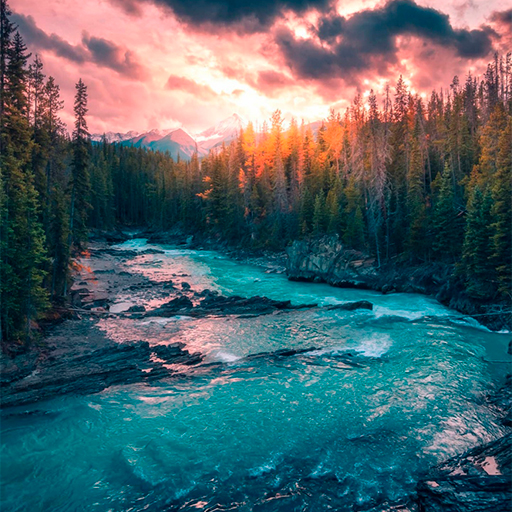
#> input picture HT6/c2.jpg, 512 x 512 px
$ jupyter execute HT6.ipynb
#> lines starting #> are read from the running program, lines starting #| are printed output that depends on the picture
[cell 1]
import numpy as np
import cv2 as cv
import matplotlib.pyplot as plt

image = cv.imread('c2.jpg')
#> image is the input picture: shape (512, 512, 3); mean B, G, R 106.4, 99.9, 77.5
image_gray = cv.cvtColor(image, cv.COLOR_BGR2GRAY)
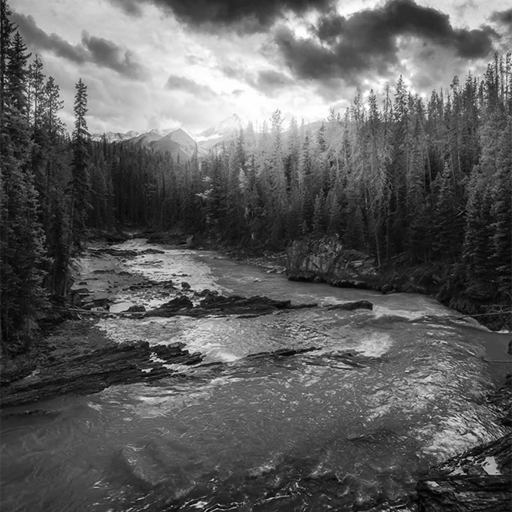
#> image_gray: shape (512, 512); min 2, max 255, mean 93.9

plt.axis("off")
plt.imshow(image_gray, cmap="gray")

[cell 2]
def haar_rows(img):
    a = img[:, 0::2]
    b = img[:, 1::2]
    approx = (a + b) / 2
    detail = (a - b) / 2
    return np.concatenate([approx, detail], axis=1)

def haar_2d(img):
    rows = haar_rows(img)
    return haar_rows(rows.T).T

[cell 3]
h, w = image_gray.shape
#> h = 512; w = 512
h8 = (h // 8) * 8
#> h8 = 512
w8 = (w // 8) * 8
#> w8 = 512

img = image_gray[:h8, :w8].astype(np.float64)
print("shape для разложения:", img.shape)
#| shape для разложения: (512, 512)

plt.axis("off")
plt.imshow(img, cmap="gray")

[cell 4]
lvl1 = haar_2d(img)
#> in haar_2d, `return haar_rows(rows.T).T`:
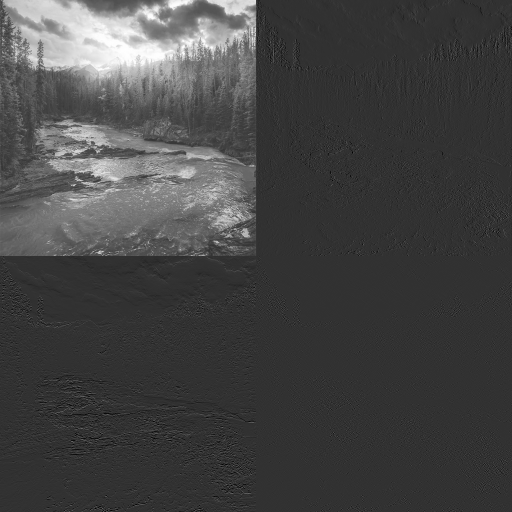
#> returned value: shape (512, 512) float64; min -62, max 255, mean 23.5; drawn with min black and max white
lvl2 = lvl1.copy(); lvl2[:h8//2, :w8//2] = haar_2d(lvl1[:h8//2, :w8//2])
lvl3 = lvl2.copy(); lvl3[:h8//4, :w8//4] = haar_2d(lvl2[:h8//4, :w8//4])
#> in haar_rows (call 5), `approx = (a + b) / 2`:
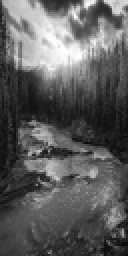
#> approx: shape (128, 64) float64 (shown 2 times larger); min 8.94, max 254.3, mean 93.9
#> in haar_rows (call 5), `detail = (a - b) / 2`:
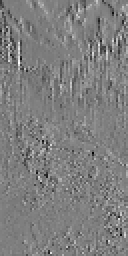
#> detail: shape (128, 64) float64 (shown 2 times larger); min -49.69, max 49.75, mean -0.1; drawn with min black and max white
#> in haar_rows (call 5), `return np.concatenate([approx, detail], axis=1)`:
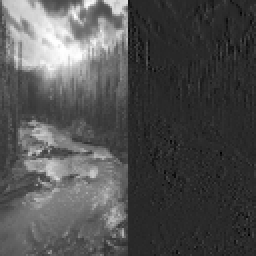
#> returned value: shape (128, 128) float64 (shown 2 times larger); min -49.69, max 254.3, mean 46.9; drawn with min black and max white
#> in haar_2d (call 3), `rows = haar_rows(img)`:
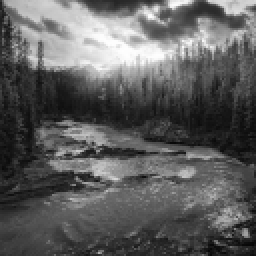
#> img: shape (128, 128) float64 (shown 2 times larger); min 6.94, max 254.4, mean 93.9
#> in haar_rows (call 6), `b = img[:, 1::2]`:
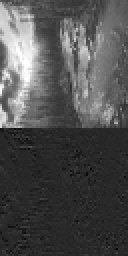
#> b: shape (128, 64) float64 (shown 2 times larger); min -48.12, max 254.1, mean 46.7; drawn with min black and max white
#> in haar_rows (call 6), `detail = (a - b) / 2`:
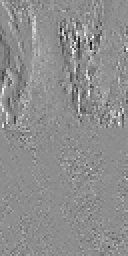
#> detail: shape (128, 64) float64 (shown 2 times larger); min -58.88, max 46.92, mean 0.2; drawn with min black and max white
#> after `lvl3[:h8 // 4, :w8 // 4] = haar_2d(lvl2[:h8 // 4, :w8 // 4])`:
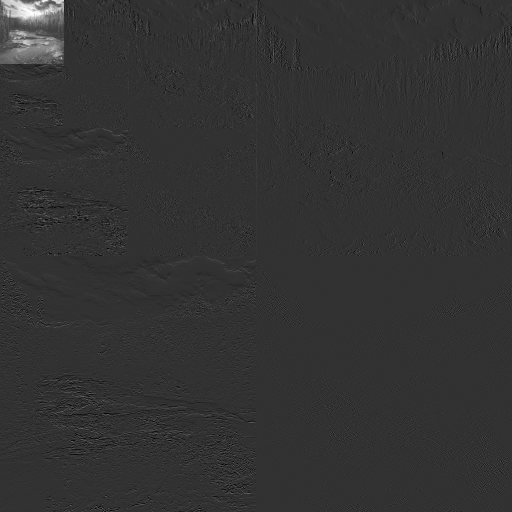
#> lvl3: shape (512, 512) float64; min -62, max 254.1, mean 1.5; drawn with min black and max white

[cell 5]
def norm_uint8(a):
    a = a.astype(np.float64)
    mn, mx = a.min(), a.max()
#> mn = -62; mx = 255
    if mx - mn < 1e-8:
        return np.zeros_like(a, dtype=np.uint8)
    return np.uint8((a - mn) / (mx - mn) * 255)
#> returned value: shape (512, 512)

plt.figure(figsize=(14, 4))
plt.subplot(131), plt.imshow(norm_uint8(lvl1), cmap="gray"), plt.title("1"), plt.axis("off")
plt.subplot(132), plt.imshow(norm_uint8(lvl2), cmap="gray"), plt.title("2"), plt.axis("off")
plt.subplot(133), plt.imshow(norm_uint8(lvl3), cmap="gray"), plt.title("3"), plt.axis("off")
plt.show()

[cell 6]
plt.figure(figsize=(14, 4))
plt.subplot(131), plt.imshow(lvl1[:h8//2, :w8//2], cmap="gray", vmin=0, vmax=255), plt.title("1"), plt.axis("off")
plt.subplot(132), plt.imshow(lvl2[:h8//4, :w8//4], cmap="gray", vmin=0, vmax=255), plt.title("2"), plt.axis("off")
plt.subplot(133), plt.imshow(lvl3[:h8//8, :w8//8], cmap="gray", vmin=0, vmax=255), plt.title("3"), plt.axis("off")
plt.show()
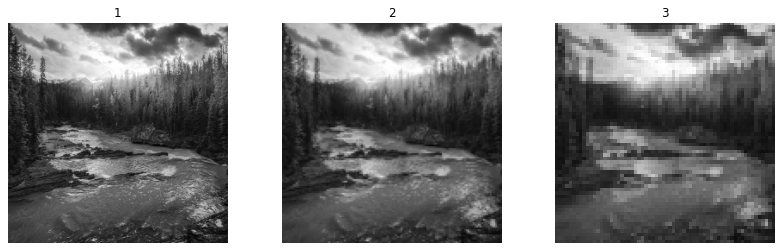
#> figure drawn by matplotlib, 3 panels
